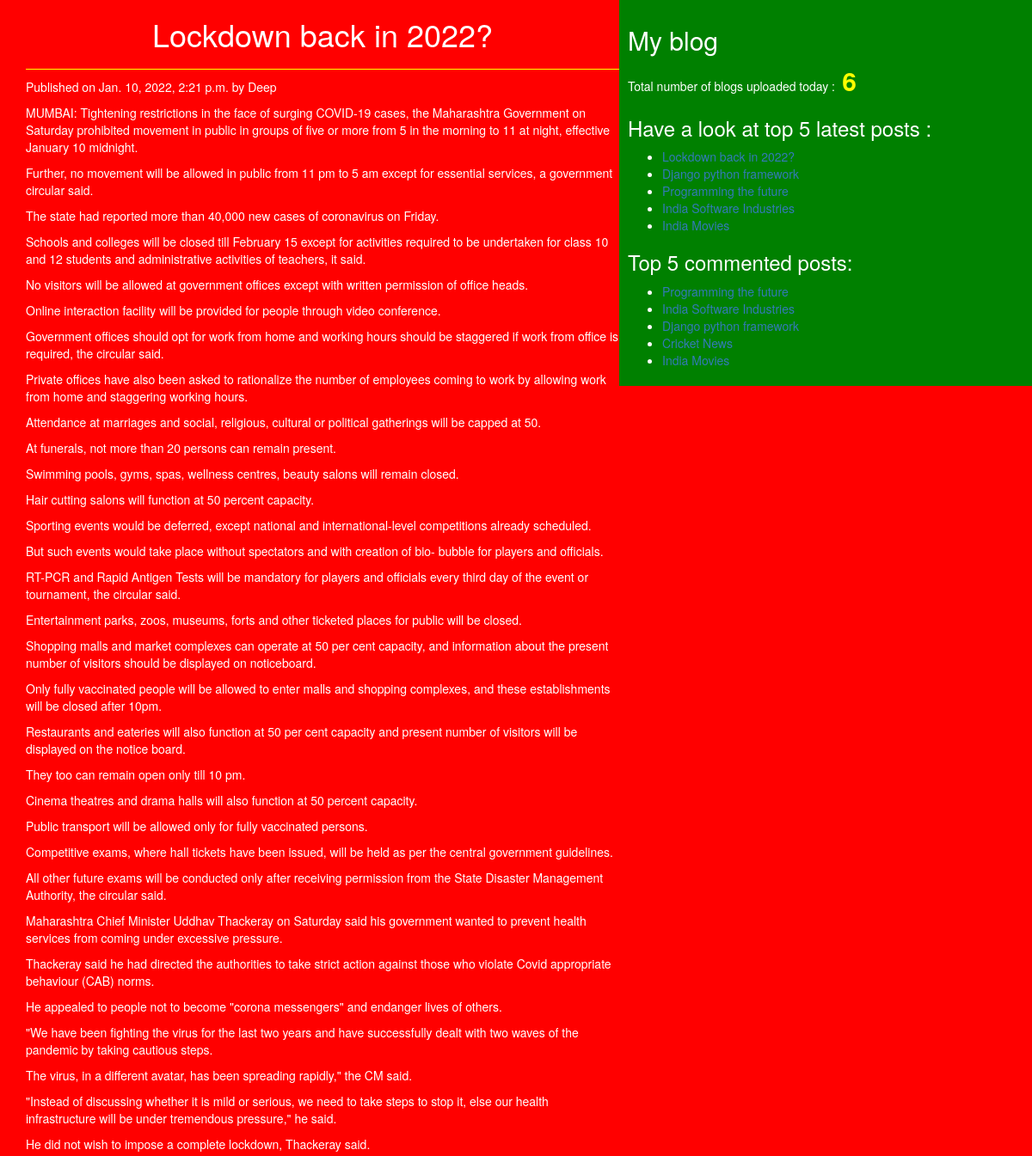
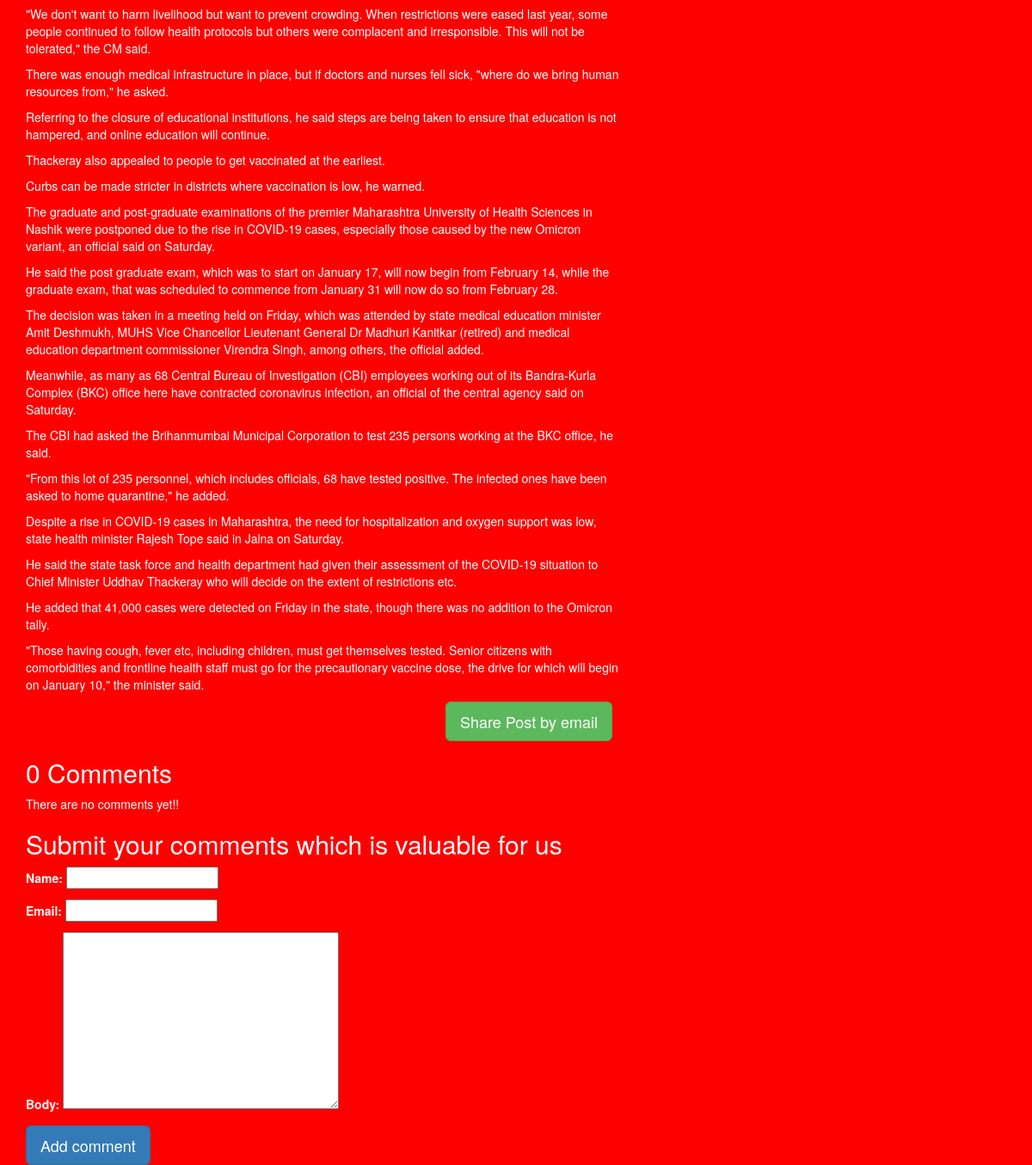
/2022/01/10/lockdown-back-in-2022/, run on the app's committed database (2 pictures, top to bottom).
### blog/models.py (models this page shows, shortened)
class Post(models.Model):
    STATUS_CHOICES=(('draft','Draft'),('published','Published'))
    title=models.CharField(max_length=256)
    slug=models.SlugField(max_length=264,unique_for_date='publish')
    author=models.ForeignKey(User,related_name='blog_posts',on_delete=models.CASCADE)
    body=models.TextField()
    publish=models.DateTimeField(default=timezone.now)
    created=models.DateTimeField(auto_now_add=True)
    updated=models.DateTimeField(auto_now=True)
    status=models.CharField(max_length=10,choices=STATUS_CHOICES,default='draft')
    objects=CustomManager()
    tags=TaggableManager()
    class Meta:
        ordering=('-publish',)
    def get_absolute_url(self):
        return reverse('post_detail',args=[self.publish.year,self.publish.strftime('%m'),self.publish.strftime('%d'),self.slug])

### blog/views.py (the view)
# urls.py: re_path(r'^(?P<year>\d{4})/(?P<month>\d{2})/(?P<day>\d{2})/(?P<post>[-\w]+)/$',views.post_detail_view,name="post_detail"),
def post_detail_view(request,year,month,day,post):
    cpost=get_object_or_404(Post,slug=post,
                           status='published',
                           publish__year=year,
                           publish__month=month,
                           publish__day=day)
    comments=cpost.comments.filter(active=True)
    csubmit=False
    if request.method=='POST':
        form=CommentForm(request.POST)
        if form.is_valid():
            new_comment=form.save(commit=False)
            new_comment.post=cpost
            new_comment.save()
            csubmit=True
    else:
        form=CommentForm()
    return render(request,'blog/post_detail.html',{'post':cpost,'form':form,'csubmit':csubmit,'comments':comments})

### blog/forms.py
class CommentForm(forms.ModelForm):
    class Meta:
        model=Comment
        fields=('name','email','body')

### blog/models.py (called while the page is built)
    def get_queryset(self):
        return super().get_queryset().filter(status='published')

### blog/templatetags/bolg_tags.py (called while the page is built)
@register.simple_tag(name='my_tag')
def total_posts():
    return Post.objects.count()

@register.inclusion_tag('blog/latest_post123.html')
def show_latest_posts(count=3):
    latest_post=Post.objects.order_by('-publish')[:count]
    return {'latest_post':latest_post}

@register.simple_tag()
def get_most_commented_posts(count=5):
    return Post.objects.annotate(total_comments=Count('comments')).order_by('-total_comments')[:count]

### templates/blog/post_detail.html (shortened to what this page needs)
<!DOCTYPE html>
{%extends "blog/base.html" %}
    {%block content%}
        <h1>{{post.title}}</h1>
        <p id="date">Published on {{post.publish}} by {{post.author|title}}</p>
        {{post.body|linebreaks}}
        <div class="container" align="center">
            <a href="/{{post.id}}/share" class="btn btn-lg btn-success">Share Post by email</a>
        </div>
{%with comments.count as comments_count%}
<h2>{{comments_count}} Comment{{comments_count|pluralize}}</h2>
{% endwith %}
{% if comments %}
{%for comment in comments%}
<p id="ch"> Comment {{forloop.counter}} by {{comment.name}} on {{comment.created}}</p>
<div class="cb">{{comment.body|linebreaks}}</div>
{%endfor%}
<hr>
{%else%}
<p>There are no comments yet!!</p>
{%endif%}
{% if csubmit %}
<h2>Your comment added successfully</h2>
{%else%}
<h2>Submit your comments which is valuable for us</h2>
<form method="post">
    {{form.as_p}}
    <input type="submit" class="btn btn-primary btn-lg" value="Add comment">
    </form>
{%endif%}
    {%endblock%}

### templates/blog/base.html (shortened to what this page needs)
<!DOCTYPE html>
{%load static%}
{%load bolg_tags %}
<html lang="en" dir="ltr">
<head>
    <link rel="stylesheet" href="https://maxcdn.bootstrapcdn.com/bootstrap/3.3.7/css/bootstrap.min.css"
>
    <link rel="stylesheet" href="{%static "css/blog.css" %}">
</head>
<body>
<div class="content">
    {%block content%}{%endblock%}
</div>
<div class="sidebar">
    <h2>My blog</h2>
    <p>Total number of blogs uploaded today :<span id="pcount"> {% my_tag %}</span></p>
    <h3>Have a look at top 5 latest posts :</h3>{% show_latest_posts 5%}
    <h3>Top 5 commented posts:</h3>
    {%get_most_commented_posts as most_commented_posts%}
    <ul>
        {%for post in most_commented_posts%}
        <li><a href="{{post.get_absolute_url}}">{{post.title}}</a></li>
        {%endfor%}
    </ul>
</div>
</body>
</html>

### templates/blog/latest_post123.html
<ul>
    {% for post in latest_post %}
    <li><a href="{{post.get_absolute_url}}">{{post.title}}</a></li>
    {%endfor%}
</ul>

### static/css/blog.css (style rules this page uses)
.content { width:60%; float:left; padding:0 0 0 30px; background:red; height:100%; }
.sidebar { width:40%; float:right; padding:10px; background:green; height:100%; }
h1 { text-align:center; border-bottom:1px solid yellow; padding-bottom:20px; }
body { color:white; background:red; }
#pcount { font-size:30px; color:yellow; font-weight:bold; }

### data on the page
Post: title "Lockdown back in 2022?", publish "Jan. 10, 2022, 2:21 p.m.", author "Deep", body "MUMBAI: Tightening restrictions in the face of surging COVID-19 cases, the Maharashtra Government on Saturday prohibited movement in public in groups of five or more from 5 in the morning to 11 at night, effective January 10 midnight. Further, no movement will be allowed in public from 11 pm to 5 am except for essential services, a government circular said. The state had reported more than 40,000 new cases of coronavirus on Friday. Schools and colleges will be closed till February 15 except for activities required to be undertaken for class 10 and 12 students and administrative activities of teachers, it said. No visitors will be allowed at government offices except with written permission…"
Post: title "Django python framework"
Post: title "Programming the future"
Post: title "India Software Industries"
Post: title "India Movies"
Post: title "Cricket News"

### other printed values
{{ comments_count }} "0"
